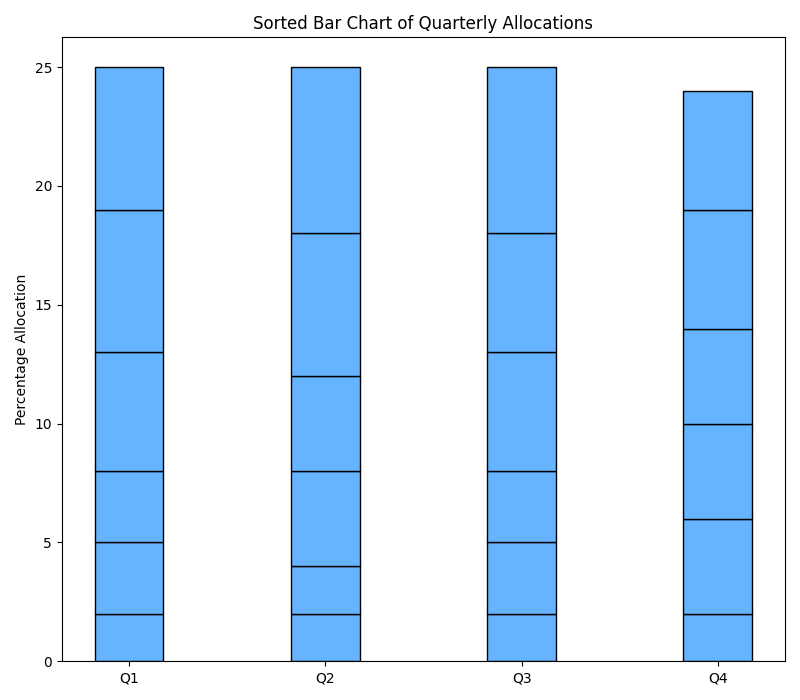

This figure's Python source:
import matplotlib.pyplot as plt
import numpy as np

quarters = ['Q1', 'Q2', 'Q3', 'Q4']

quarter_allocations = [
    [6, 6, 5, 3, 3, 2],  
    [7, 6, 4, 2, 4, 2],  
    [7, 5, 5, 3, 3, 2],  
    [5, 5, 4, 4, 4, 2]   
]

quarter_allocations = np.array(quarter_allocations).T

# Sort allocations in ascending order for each quarter
sorted_allocations = np.sort(quarter_allocations, axis=0)

plt.figure(figsize=(8, 7))
bar_width = 0.35
ind = np.arange(len(quarters))

# Plot sorted bar chart
bottom = np.zeros(len(quarters))
single_color = '#66b3ff'
for allocation in sorted_allocations:
    plt.bar(
        ind, 
        allocation, 
        bar_width, 
        bottom=bottom, 
        color=single_color, 
        edgecolor='black'
    )
    bottom += allocation

plt.xticks(ind, quarters)
plt.ylabel('Percentage Allocation')
plt.title('Sorted Bar Chart of Quarterly Allocations')

plt.tight_layout()
plt.show()
